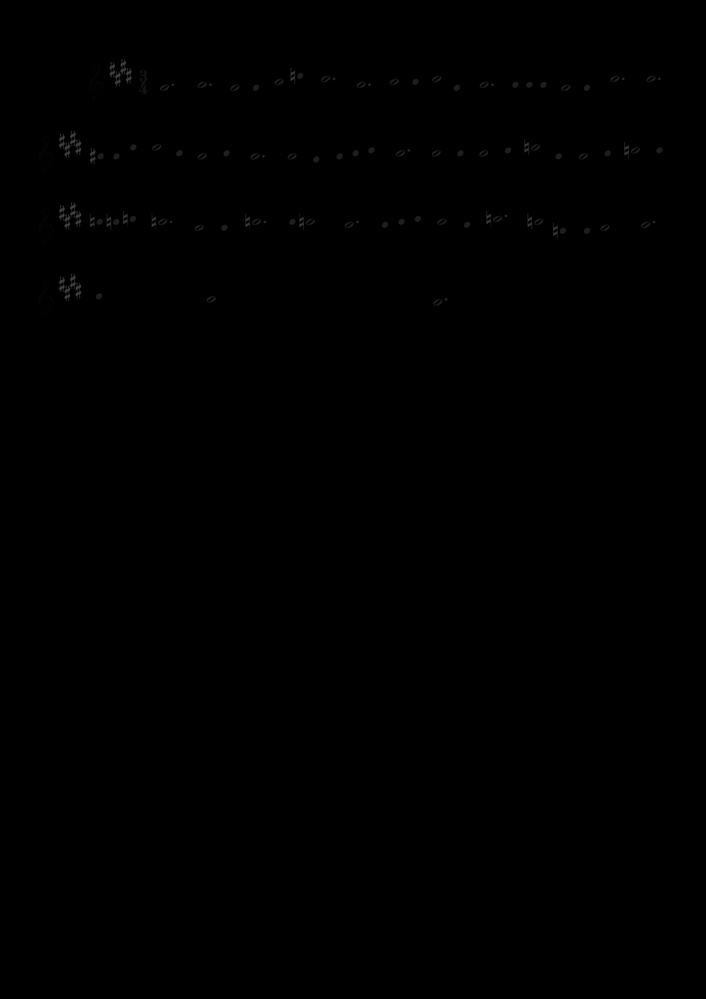
#> input picture data/lg-46690-aug-gutenberg1939-.png, 706 x 999 px, shrunk from 2707 x 3828 before the run
$ python img_box.py
#> lines starting #> are read from the running program, lines starting #| are printed output that depends on the picture; after the words box and inside, x2 and y2 are one past the last pixel; in counts of white or black regions, pixels touching at a corner belong together
import numpy as np
import cv2
from bs4 import BeautifulSoup
import re

def remove_tags(text):
    TAG_RE = re.compile(r'<[^>]+>')
    return TAG_RE.sub('', text)

def remove_num(text):
    NUM_RE = re.compile("[^0-9.]")
    return ''.join(NUM_RE.findall(text))

def img_box(img_f, xml_f, reverse=1):

    # 이미지 파일
#> called with img_f = 'data/lg-46690-aug-gutenberg1939-.png', xml_f = 'data/lg-46690-aug-gutenberg1939-.xml', reverse = 1
    image = cv2.imread(img_f)
#> image is the input picture: shape (999, 706, 3); min 0, max 69, mean 0.2

    # 이미지 반전
    if reverse == 1:
        image = ~image  # 비트 반전
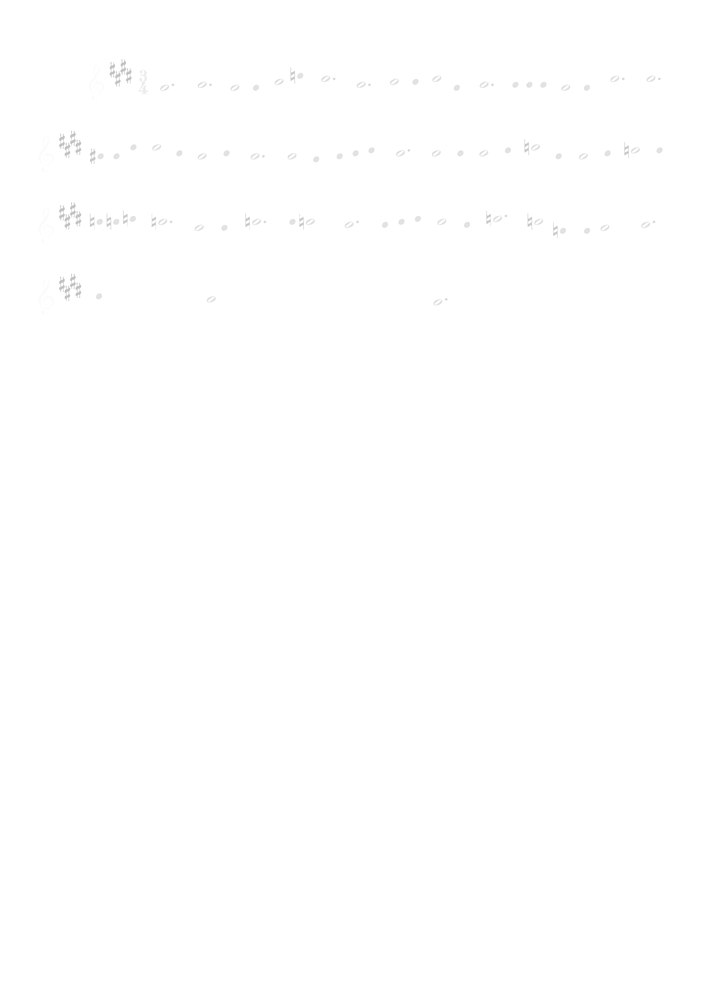
#> image: shape (999, 706, 3); min 186, max 255, mean 254.8

    # xml 파일
    fp = open(xml_f,"r")
#> (reads data/lg-46690-aug-gutenberg1939-.xml from the repository)

    soup = BeautifulSoup(fp, "html.parser")

    h = float(soup.height.text)
    w = float(soup.width.text)

    for songElement in soup.findAll('object'):

        # box draw
        cv2.rectangle(image, (int(w * float(songElement.xmin.string)), int(h * float(songElement.ymin.string))),
                      (int(w * float(songElement.xmax.string)), int(h * float(songElement.ymax.string))), (0, 255, 0), 2)

        # class text draw
        # 가져올 tag 가 name 이라서 beautifulsoup 로 잘 처리가 안되네요.
        name = remove_num(remove_tags(str(songElement)))
        cv2.putText(image, "{}".format(name), (int(w * float(songElement.xmin.string)), int(h * float(songElement.ymin.string))-15), cv2.FONT_HERSHEY_SIMPLEX, 0.6, (0, 255, 0), 2)
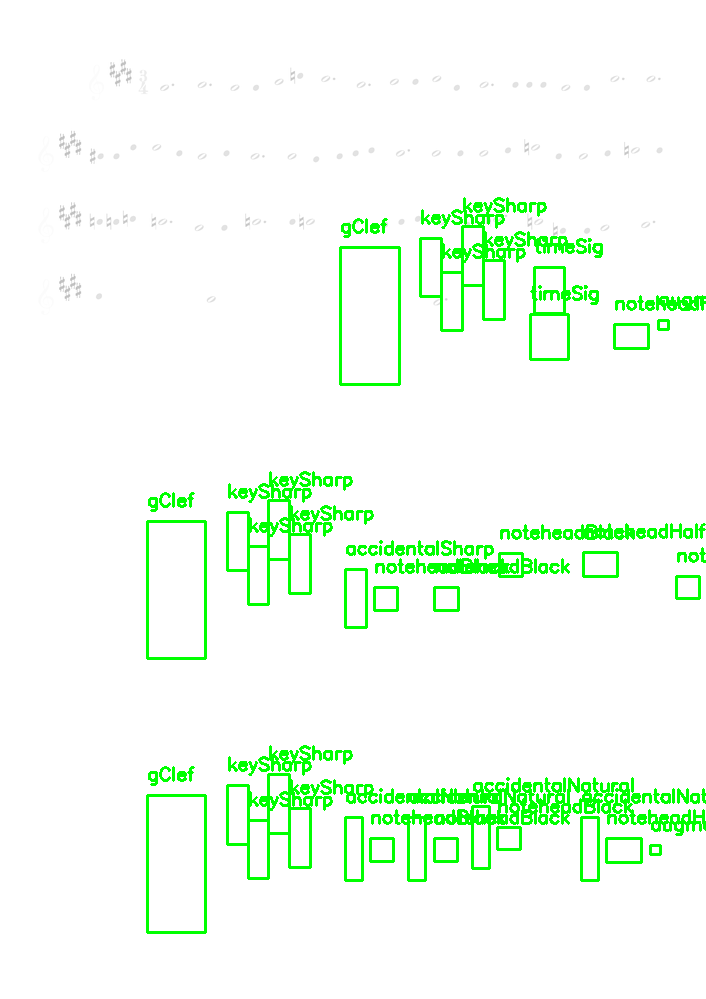
#> image: shape (999, 706, 3); 5.37% of pixels changed, all inside (x1, y1, x2, y2) = (146, 197, 706, 934)

    return image

if __name__ == '__main__':
    image = img_box("data/lg-46690-aug-gutenberg1939-.png","data/lg-46690-aug-gutenberg1939-.xml",1)
    # show the output image
    cv2.imshow("Image", image)
    cv2.waitKey(0)
